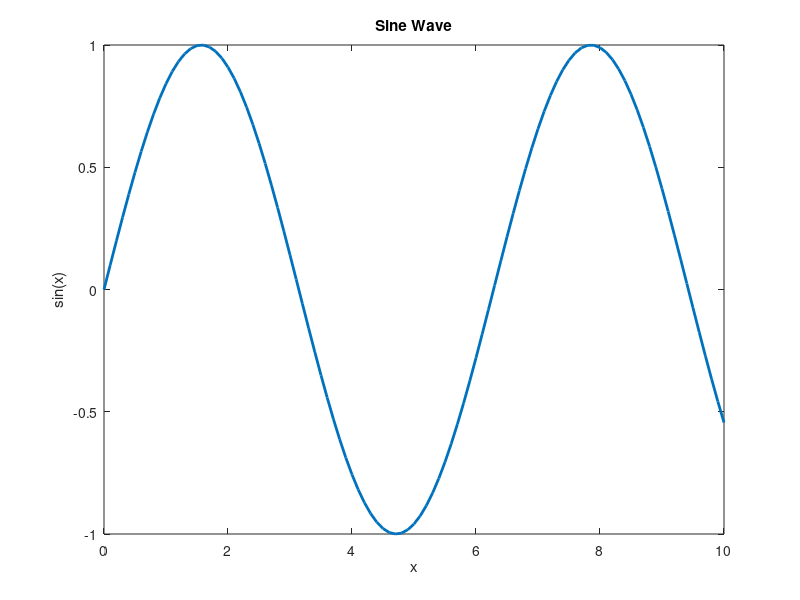

Reproduce this figure in MATLAB.

diary('diary.txt');
disp("=== MATLAB script started ===");

try
    % Generate and save a simple plot
    x = 0:0.1:10;
    y = sin(x);
    figure;
    plot(x, y, 'LineWidth', 2);
    title('Sine Wave');
    xlabel('x'); ylabel('sin(x)');
    saveas(gcf, 'plot.png');
    disp("Plot saved as plot.png");

    % Example computation
    s = sum(y.^2);
    disp(['Sum of squared sine values = ', num2str(s)]);

    disp("=== MATLAB script completed successfully ===");
catch ME
    disp("Error occurred:");
    disp(getReport(ME));
end

diary off;